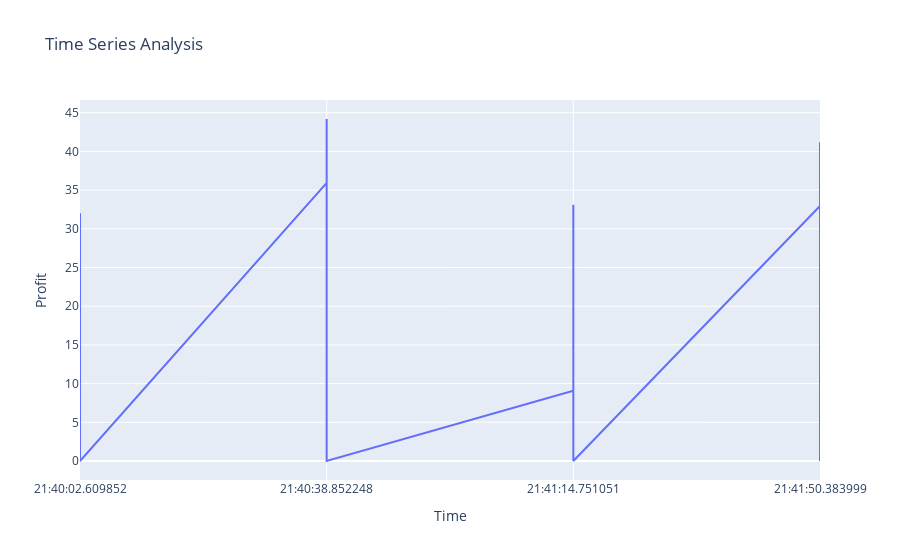

The code cell stored with this chart in its notebook:
### Markdown cell above
##### Time Series Analysis
- Analyze the time series data to identify any patterns or trends in the arbitrage opportunities.

### Code cell
time_series = control_df.reset_index()

time_series_plot = px.line(
    time_series,
    x='current_datetime', 
    y='profit', 
    title='Time Series Analysis',
    labels={'current_datetime': 'Time', 'profit':'Profit'}
)
time_series_plot.show()
